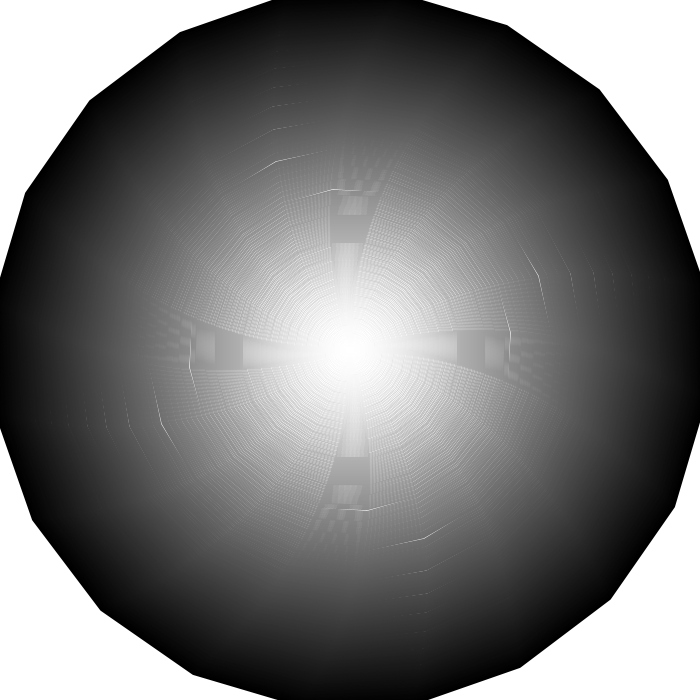
Frame 1 (no input)
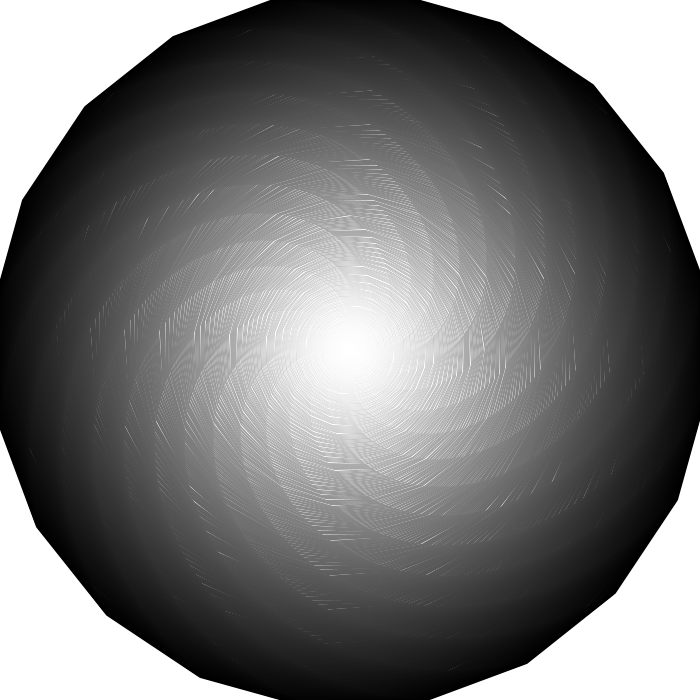
Frame 60 (the mouse pressed at the canvas centre just before this capture)
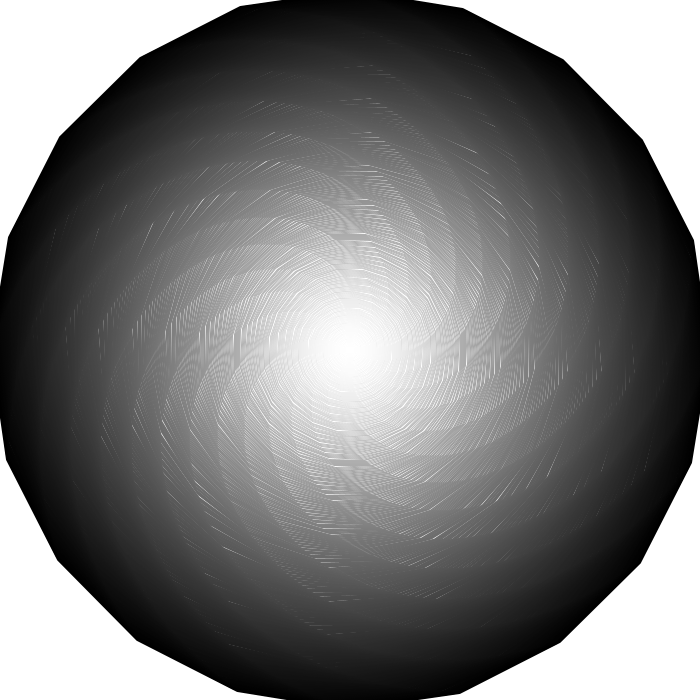
Frame 120 (the mouse held since frame 60 and released just before this capture)

The Processing sketch that drew these frames (run headless with seeded random() and noise(); from frame 60 on, the mouse is pressed at the canvas centre):

// Processing sketch: plate
// ── plate.pde
Form form;

void setup() {
  size(700, 700);
  //form = new Form(número de lados);
  form = new Form(20);
}

void draw() {
  float time = float(millis())/2000;
  background(255);
  noFill();
  for (int i = 0; i < 360; i++) {
    stroke(map(i, 0, 360, 255, 0));
    strokeWeight(map(i, 0, 360, 0.1, 3));
    //fill(0, map(i, 0, 360, 0, 255));
    pushMatrix();
    //rotate(radians(i*map(mouseX, 0, width, -20, 20)));
    translate(width/2, height/2);
    rotate(radians(i*sin(time)));
    //form.display(width/2, height/2, i*10);
    
    form.display(0, 0, i);
    popMatrix();
  }
  //fill(255, 80);
  //rect(0, 0, width, height);
}

class Form {
  int lados;
  int radius;
  float step;
  float cenX;
  float cenY;
  float posX;
  float posY;

  Form(int lados_) {
    lados = lados_;
    step = 360/lados;
  }

  void display(float cenX_, float cenY_, int radius_) {
    cenX = cenX_;
    cenY = cenY_;
    radius = radius_;

    beginShape();
    for (int d = 0; d < 360; d += step) {
      posX = cenX + radius * cos(radians(d));
      posY = cenY + radius * sin(radians(d));
      vertex(posX, posY);
    }
    endShape(CLOSE);
  }
}
